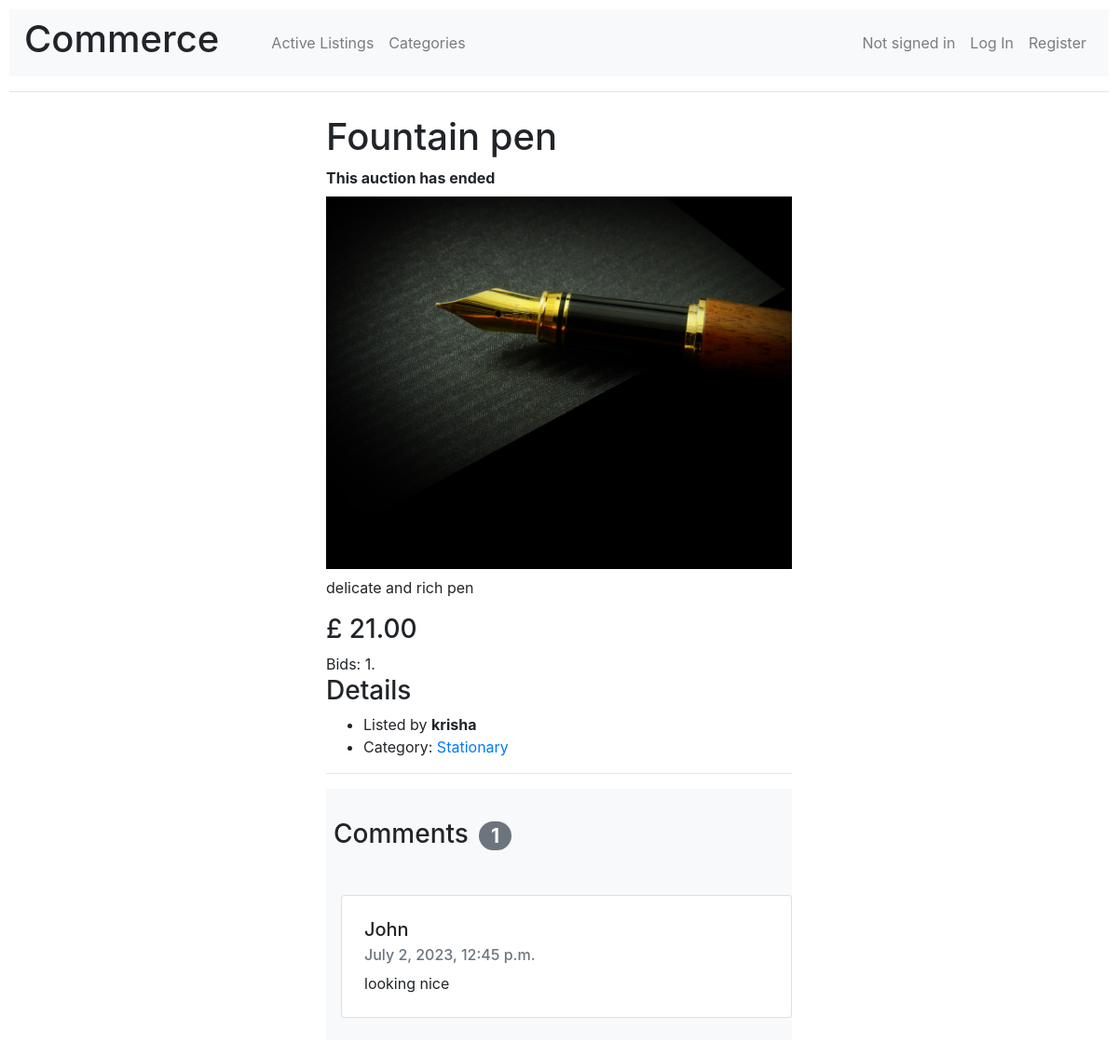
Page /auction/2 on the committed database.
### auctions/models.py (models this page shows, shortened)
class Auction(models.Model):
    item_name        = models.CharField(max_length=64)
    item_description = models.TextField(max_length=800)
    image            = models.ImageField(
                          blank = True,
                          null = True,
                          upload_to =''
                       )
    category         = models.ForeignKey(
                          Category,
                          blank=True,
                          null=True,
                          on_delete=models.SET_NULL,
                          related_name="auctions"
                       )
    start_time       = models.DateTimeField()
    end_time         = models.DateTimeField()
    DURATIONS = (
        (3, "Three Days"),
        (7, "One Week"),
        (14, "Two Weeks"),
        (28, "Four Weeks")
    )
    duration         = models.IntegerField(choices=DURATIONS)
    ended_manually   = models.BooleanField(default=False)
    start_bid        = models.DecimalField(
                          max_digits=7,
                          decimal_places=2,
                          validators=[MinValueValidator(0.01)]
                       )
    user             = models.ForeignKey(
                          User,
                          on_delete=models.CASCADE,
                          related_name="auctions"
                       )
    watchers         = models.ManyToManyField(
                          User,
                          blank=True,
                          related_name="watchlist"
                       )
    class Meta:
        ordering = ('-end_time',)
    def is_finshed(self):
        if self.ended_manually or self.end_time < timezone.now():
            return True
        else:
            return False

class Bid(models.Model):
    amount  = models.DecimalField(max_digits=7, decimal_places=2)
    user    = models.ForeignKey(User, on_delete=models.CASCADE, related_name="bids")
    auction = models.ForeignKey(Auction, on_delete=models.CASCADE, related_name="bids")
    class Meta:
        ordering = ('-amount',)

class User(AbstractUser):
    def __str__(self):
        return f"{self.username}"

class Category(models.Model):
    name = models.CharField(max_length=32)
    class Meta:
        ordering = ('name',)

class Comment(models.Model):
    message = models.TextField(max_length=255)
    time    = models.DateTimeField(auto_now_add=True)
    user    = models.ForeignKey(User, on_delete=models.CASCADE, related_name="comments")
    auction = models.ForeignKey(Auction, on_delete=models.CASCADE, related_name="comments")
    class Meta:
        ordering = ('-time',)

### auctions/views.py (the view, shortened to what this page needs)
# urls.py: path("auction/<str:id>", views.auction, name="auction"),
def auction(request, id):
    try:
        auction = Auction.objects.get(id=id)
    except:
        return HttpResponse("Entry does not exist")
    context = {}
    context["auction"] = auction
    if auction.is_finshed():
        context["ended"] = True
        return render(request, "auctions/auction.html", context)

### auctions/templates/auctions/auction.html (shortened to what this page needs)
{% extends "auctions/layout.html" %}
{% load mathfilters %}
{% block body %}
<div class="container d-flex align-items-center justify-content-center">
<div class="content">
    <h1> {{ auction.item_name }} </h1>
    {% if ended %}
        <div><b>This auction has ended</b></div>
    {% else %}
        <div>Time Left: {{ days }}d {{ hours }}h {{ minutes }}m</div>
        <div>Auction ends at: {{ auction.end_time }}</div>
    {% endif %}
    {% if auction.image %}
        <img class="my-2" src="{{ auction.image.url }}" style="width: 500px; height: 400px;" class="img-fluid rounded">
    {% endif %}
    <p> {{ auction.item_description }} </p>
    <h3>
        £
        {% if auction.bids.all.count > 0 %}
            {{ auction.bids.first.amount }}
        {% else %}
            {{ auction.start_bid }}
        {% endif %}
    </h3>
    Bids: {{ auction.bids.all.count }}.
    <h3>Details</h3>
    <ul>
        <li>Listed by <b>{{ auction.user }}</b></li>
        <li>
            Category:
            {% if auction.category %}
                <a href="{% url 'category' auction.category.name %}">
                    {{ auction.category.name}}
                </a>
            {% else %}
                No category listed
            {% endif %}
        </li>
    </ul>
    <hr>
    <div id="comments-section" class="bg-light p-2">
        <h3 class="py-4">Comments <span class="badge badge-secondary badge-pill mx-1">{{ auction.comments.count }}</span></h3>
        <div class="py-2">
        {% for comment in auction.comments.all %}
            <div class="card p-1 m-2 col-lg-12 col-sm-12">
                <div class="card-body">
                    <h5 class="card-title">{{ comment.user }}</h5>
                    <h6 class="card-subtitle mb-2 text-muted">{{ comment.time }}</h6>
                    {{ comment.message }}
                </div>
            </div>
        {% endfor %}
        </div>
    </div>
</div>
</div>
{% endblock %}

### auctions/templates/auctions/layout.html (shortened to what this page needs)
{% load static %}
<!DOCTYPE html>
<html lang="en">
    <head>
        <link rel="stylesheet" href="https://stackpath.bootstrapcdn.com/bootstrap/4.4.1/css/bootstrap.min.css">
        <link href="{% static 'auctions/styles.css' %}" rel="stylesheet">
    </head>
    <body>
        <nav class="navbar navbar-expand-md navbar-light bg-light">
            <h1 class="mr-5">Commerce</h1>
            <ul class="navbar-nav mr-auto">
                <li class="nav-item">
                    <a class="nav-link" href="{% url 'index' %}">Active Listings</a>
                </li>
                <li class="nav-item">
                    <a class="nav-link" href="{% url 'categories' %}">Categories</a>
                </li>
            </ul>
            <ul class="navbar-nav my-2 my-lg-0">
                {% if user.is_authenticated %}
                    <li class="d-none d-lg-block">
                        <span class="navbar-text">Signed in as <strong>{{ user.username }}</strong>.</span>
                    </li>
                    <li class="nav-item">
                        <a class="nav-link" href="{% url 'logout' %}">Log Out</a>
                    </li>
                {% else %}
                    <li class="navbar-item">
                        <span class="navbar-text mr-2">Not signed in</span>
                    </li>
                    <li class="nav-item">
                        <a class="nav-link" href="{% url 'login' %}">Log In</a>
                    </li>
                    <li class="nav-item">
                        <a class="nav-link" href="{% url 'register' %}">Register</a>
                    </li>
                {% endif %}
            </ul>
        </nav>
        <hr>
        <div class="p-2">
            {% block body %}
            {% endblock %}
        </div>
    </body>
</html>

### auctions/static/auctions/styles.css (style rules this page uses)
body { padding: 10px; }

### rows in the picture
Auction: item_name "Fountain pen", image (picture), item_description "delicate and rich pen", bids.first.amount "21.00", bids.all.count "1", user "krisha", category.name "Stationary", comments.count "1"
Comment: user "John", time "July 2, 2023, 12:45 p.m.", message "looking nice"
